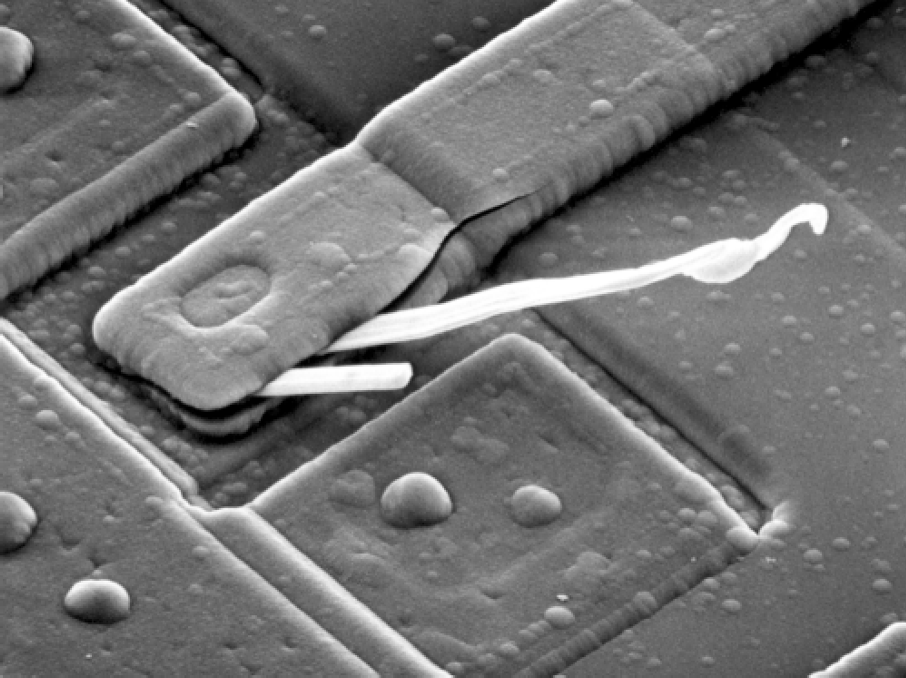
#> input picture CH04/input/Fig0429(a)(blown_ic).tif, 906 x 678 px
$ python change-phase-angle.py
#> lines starting #> are read from the running program, lines starting #| are printed output that depends on the picture
import skimage
from skimage import io, filters, color
import matplotlib.pyplot as plt
import numpy as np
import cmath
import math


FILE_NAME = "Fig0429(a)(blown_ic).tif"
INPUT_FILE = "input/"+FILE_NAME
OUTPUT_FILE = "output/"+FILE_NAME[:-4]+".png"

img = io.imread(INPUT_FILE)
#> img is the input picture: shape (678, 906); min 0, max 255, mean 112.6
img = skimage.img_as_float(img)

fft = np.fft.fft2(img)

r = np.abs(fft)
angle = np.angle(fft)
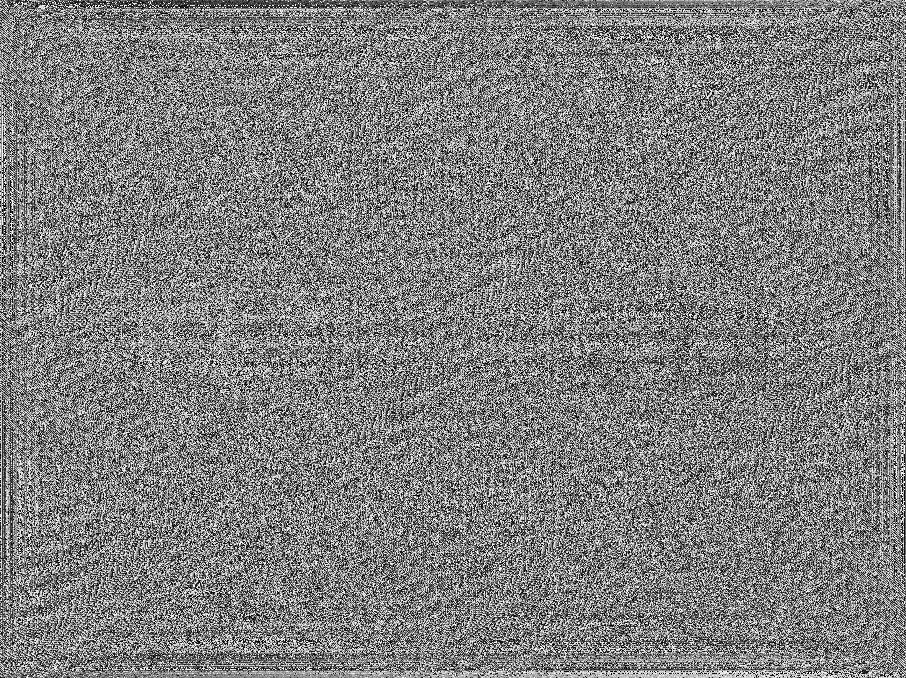
#> angle: shape (678, 906) float64; min -3.14, max 3.14, mean 5.11e-06; drawn with min black and max white

angle1 = angle*.5
angle2 = angle*.25

img2 = np.abs(np.real(np.fft.ifft2(r*(np.cos(angle1)+1j*np.sin(angle1)))))
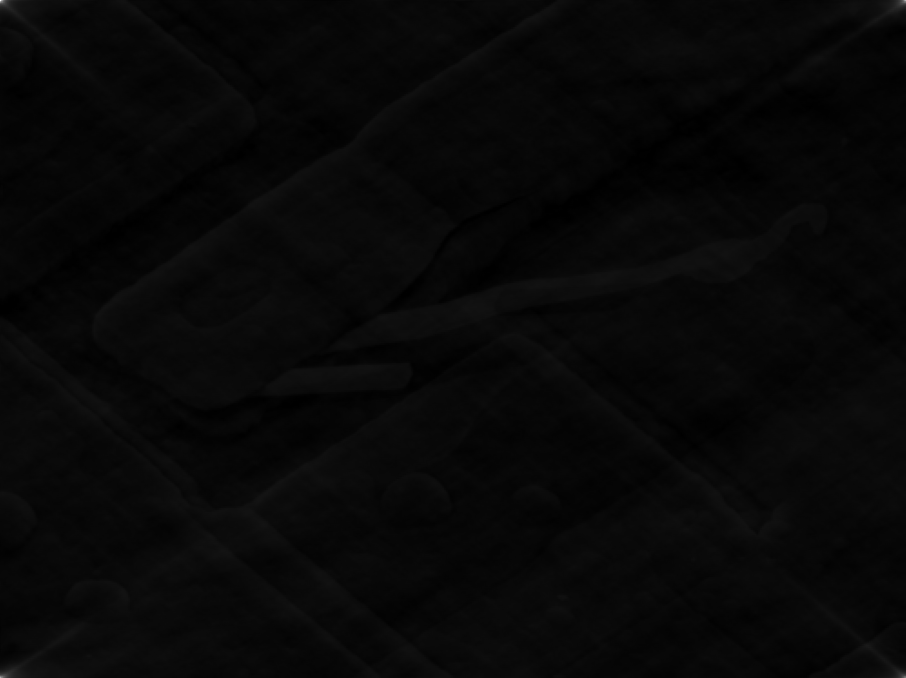
#> img2: shape (678, 906) float64; min 3.29e-05, max 13.76, mean 0.442; drawn with min black and max white
img3 = np.abs(np.real(np.fft.ifft2(r*(np.cos(angle2)+1j*np.sin(angle2)))))

img2/=np.max(img2)
img3/=np.max(img3)
img2 = np.log(img2*256+1)
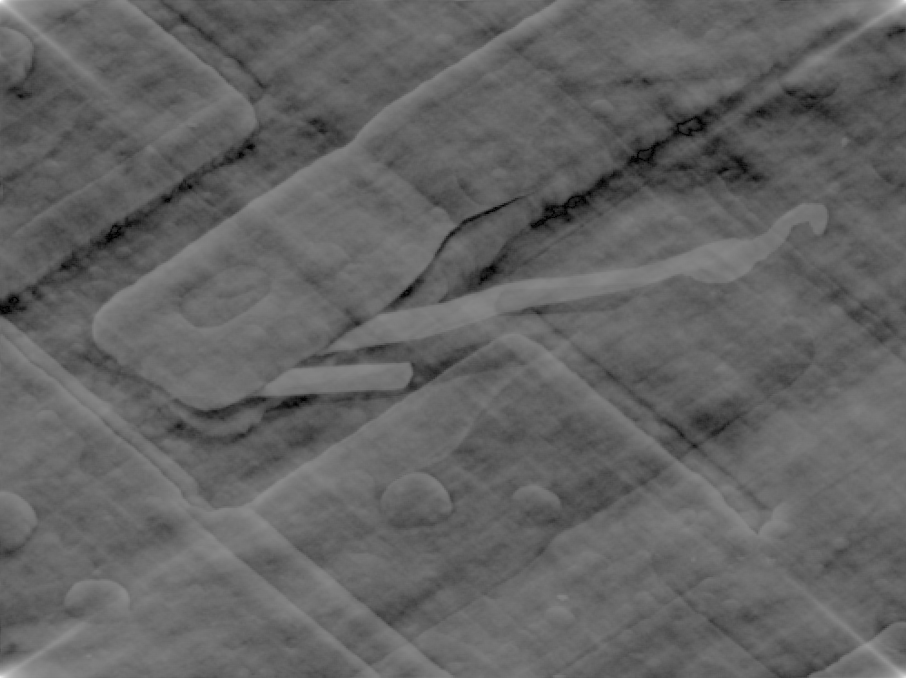
#> img2: shape (678, 906) float64; min 0.000611, max 5.55, mean 2.16; drawn with min black and max white
img3 = np.log(img3*256+1)
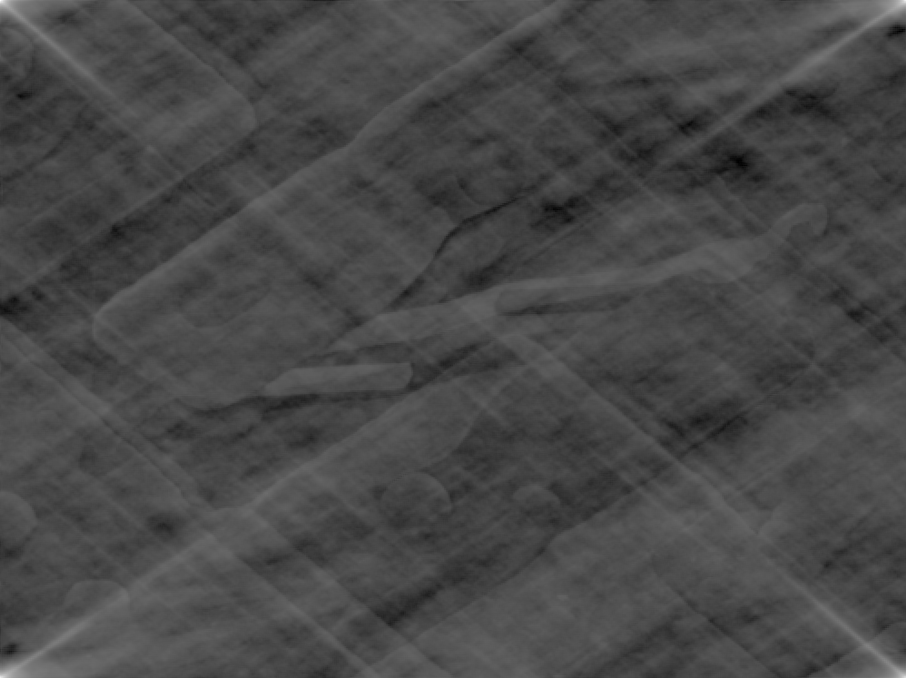
#> img3: shape (678, 906) float64; min 0.433, max 5.55, mean 1.89; drawn with min black and max white


plt.figure(1)
plt.subplot(131)
plt.imshow(img, cmap="gray")
plt.subplot(132)
plt.imshow(img2, cmap="gray")
plt.subplot(133)
plt.imshow(img3, cmap="gray")

plt.show()

io.imsave(OUTPUT_FILE,img3)
